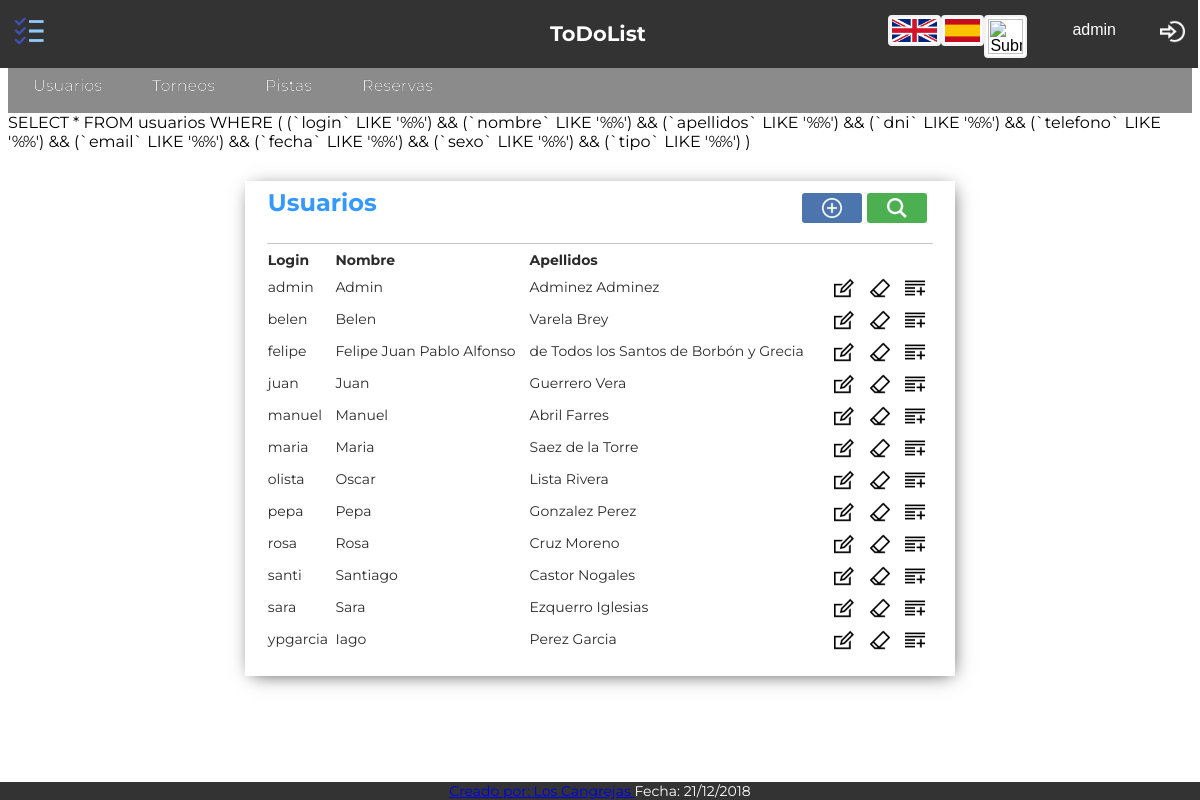
Screenshot of /Controllers/Usuarios_Controller.php (signed in) with the database file from the repository.
### tables this page shows
CREATE TABLE `usuarios` (
  `login` varchar(45) NOT NULL,
  `password` varchar(128) NOT NULL,
  `dni` varchar(9) NOT NULL,
  `nombre` varchar(30) NOT NULL,
  `apellidos` varchar(50) NOT NULL,
  `telefono` varchar(11) NOT NULL,
  `email` varchar(60) NOT NULL,
  `fecha` date NOT NULL,
  `sexo` enum('Masculina','Femenina') NOT NULL,
  `tipo` enum('ADMIN','NORMAL','ENTRENADOR') NOT NULL,
  `socio` enum('SI','NO') NOT NULL DEFAULT 'NO',
  `cuenta` varchar(30) DEFAULT NULL
);

### Models/Access_DB.php (called while the page is built)
<?php
function ConnectDB()
{
    $mysqli = new mysqli("localhost", "todolist", "todolist", "todolist");
	if ($mysqli->connect_errno) {
		include './MESSAGE.php';
		new MESSAGE("Fallo al conectar a MySQL: (" . $mysqli->connect_errno . ") " . $mysqli->connect_error, './index.php');
		return false;
	}
	else{
		return $mysqli;
	}
}
?>

### Views/Usuarios_SHOWALL_View.php (the view, shortened to what this page needs)
<?php
include '../Views/Header.php';
 class Usuarios_SHOWALL{
	var $datos;
	function __construct($datos,$enlace){
		$this -> datos = $datos;
		$this -> mostrar();
	}
	function mostrar(){
?>
	<div class="showall">
		<table class="showAllUsers">
			<tr><th class="title" colspan="4"><?php echo $strings['Usuarios']; ?>
			<form class="tableActions" action="../Controllers/Usuarios_Controller.php" method="">
			<button class="buscar-little" name="action" value="Confirmar_SEARCH" type="submit"></button>
			<button class="anadir-little"  name="action" value="Confirmar_ADD" type="submit"></button>
			</form></th></tr>
			<tr>
				<th><?php echo $strings['Login']; ?></th>
				<th><?php echo $strings['Nombre']; ?></th>
				<th><?php echo $strings['Apellidos']; ?></th>
				<th></th>
			</tr>
		<?php
			while($fila = $this ->datos->fetch_array()){
		?>
			<tr>
				<form action="../Controllers/Usuarios_Controller.php" method="post" name="action" >
					<td><?php echo $fila['login']; ?></td>
					<td><?php echo $fila['nombre']; ?></td>
					<td><?php echo $fila['apellidos']; ?></td>
					<td style="text-align:right">
						<button class="editar" name="action" value="Confirmar_EDIT" type="submit"></button>
						<button class="borrar" name="action" value="Confirmar_DELETE1" type="submit"></button>
						<button class="add" name="action" value="Confirmar_SHOWCURRENT" type="submit"></button>
					</td>
				</form>
			</tr>
		<?php
			}
		?>
		</table>
	</div>
<?php
    }
}
?>
<footer>
	<?php include '../Views/Footer.php'; ?>

### Views/css/style.css (style rules this page uses)
form { font-size:14px; color:#2b2b2b; width:50%; margin-left:auto; margin-right:auto; margin-top:50px; padding: 20px 40px 20px 20px; box-shadow: 2px 3px 18px -5px rgba(0,0,0,0.75); }
.showAllUsers { font-size:14px; color:#2b2b2b; width:60%; margin-left:auto; margin-right:auto; margin-top:30px; margin-bottom: 35px; padding: 0px 20px 20px 20px; box-shadow: 2px 3px 18px -5px rgba(0,0,0,0.75); }
.title { text-align:left; font-size:24px; font-weight:bold; border-bottom: 1px solid rgba(114, 114, 114, 0.411); color:#39F; padding-bottom: 20px; }
th { padding-top: 5px; text-align: left; }
button { background-size: 20px 20px; background-position: center; background-repeat: no-repeat; margin-top: 25px; margin-right: 30px; border: none; color: white; padding: 20px 35px; text-align: center; font-size: 16px; cursor: pointer; border-radius: 3px; background-color:green; }
.buscar-little { vertical-align: text-bottom; float: right; margin-top: 5px; margin-right: 5px; padding: 15px 30px; background-image: url(../img/buscar.png); background-color: #4CAF50; }
.anadir-little { vertical-align: text-bottom; float: right; margin-top: 5px; margin-right: 5px; padding: 15px 30px; background-image: url(../img/anadir.png); background-color: rgb(76, 116, 175); }
.editar { background-image: url(../img/editar.png); background-color: Transparent; background-repeat:no-repeat; border: none; cursor:pointer; overflow: hidden; outline:none; margin-top: 5px; margin-right: 2px; padding: 10px 15px; margin-bottom: 3px; }
.borrar { background-image: url(../img/borrar.png); background-color: Transparent; background-repeat:no-repeat; border: none; cursor:pointer; overflow: hidden; outline:none; margin-top: 5px; margin-right: 2px; padding: 10px 15px; margin-bottom: 3px; }
.add { background-image: url(../img/add.png); background-color: Transparent; background-repeat:no-repeat; border: none; cursor:pointer; overflow: hidden; outline:none; margin-top: 5px; margin-right: 2px; padding: 10px 15px; margin-bottom: 3px; }
.tableActions { display: contents; }

### rows the page displays
usuarios: login "admin", nombre "Admin", apellidos "Adminez Adminez"
usuarios: login "belen", nombre "Belen", apellidos "Varela Brey"
usuarios: login "felipe", nombre "Felipe Juan Pablo Alfonso", apellidos "de Todos los Santos de Borbón y Grecia"
usuarios: login "juan", nombre "Juan", apellidos "Guerrero Vera"
usuarios: login "manuel", nombre "Manuel", apellidos "Abril Farres"
usuarios: login "maria", nombre "Maria", apellidos "Saez de la Torre"
usuarios: login "olista", nombre "Oscar", apellidos "Lista Rivera"
usuarios: login "pepa", nombre "Pepa", apellidos "Gonzalez Perez"
usuarios: login "rosa", nombre "Rosa", apellidos "Cruz Moreno"
usuarios: login "santi", nombre "Santiago", apellidos "Castor Nogales"
usuarios: login "sara", nombre "Sara", apellidos "Ezquerro Iglesias"
usuarios: login "ypgarcia", nombre "Iago", apellidos "Perez Garcia"

### other values shown
$strings['ToDoList'] "ToDoList"
$_SESSION['login'] "admin"
$strings['Usuarios'] "Usuarios"
$strings['Torneos'] "Torneos"
$strings['Pistas'] "Pistas"
$strings['Reservas'] "Reservas"
$strings['Creado por'] "Creado por"
$strings['Fecha'] "Fecha"
$strings['Login'] "Login"
$strings['Nombre'] "Nombre"
$strings['Apellidos'] "Apellidos"
